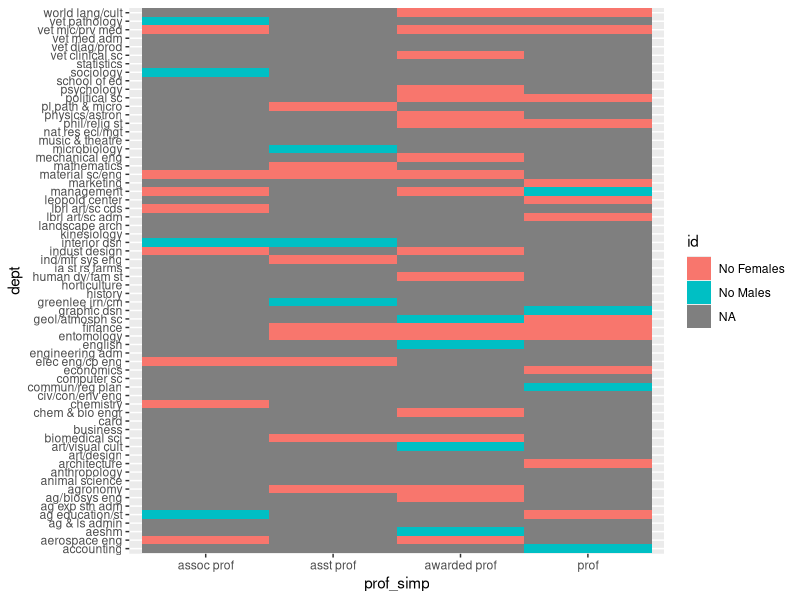
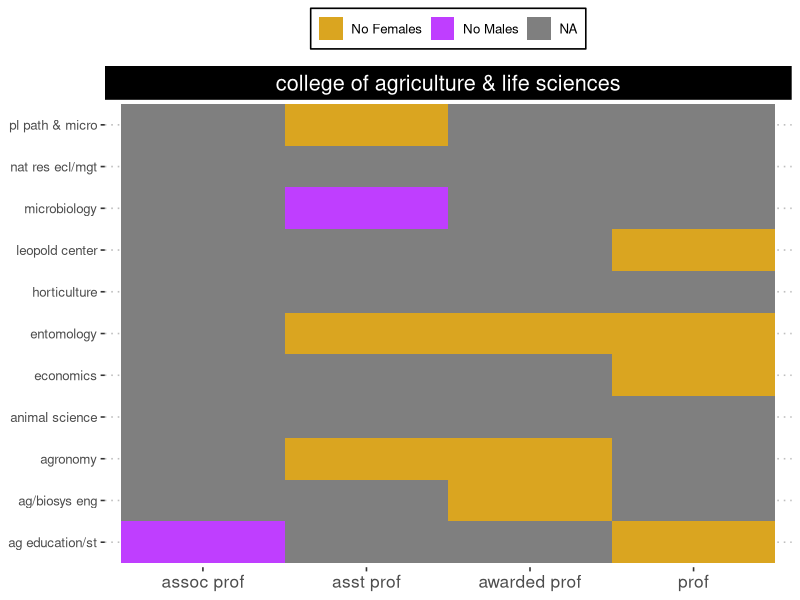

These figures' R source, in order:
####################
# author: gina
# date created: Dec 1 2019
# last updated: 
# purpose: create data for shiny app showing where females are missing
# notes:
#
#########################

library(tidyverse)


exraw <- read_csv("data-raw/_tidy/cyd_salprofs.csv") %>% 
  #Just keep 'colleges'
  filter(grepl("college", college)) %>% 
  # who gets paid 0?
  filter(base_salary > 0) %>% 
  # get rid of centers
  filter(!grepl('ctr', dept)) %>%
  # keep fiscal year
  group_by(fiscal_year, college, dept, prof_simp, gender) %>% 
  summarise(n = n()) %>% 
  spread(gender, value = n) %>% 
  ungroup()

yrs <- exraw %>% pull(fiscal_year) %>% unique()
dept <- exraw %>% pull(dept) %>% unique()
prof_simp <- exraw %>% pull(prof_simp) %>% unique()

combs <- 
  expand_grid(yrs, dept, prof_simp) %>% 
  rename("fiscal_year" = 1)

coldept <- exraw %>% 
  select(fiscal_year, college, dept) %>% 
  distinct()

# assign ------------------------------------------------------------------

nomf <- 
  exraw %>% 
  mutate(id = ifelse(is.na(`F`), "No Females",
                     ifelse(is.na(M), "No Males", NA))) %>% 
  select(fiscal_year, dept, prof_simp, id) 

dat <- combs %>% 
  left_join(nomf) %>% 
  left_join(coldept) 


dat %>% 
  filter(fiscal_year == 2018) %>% 
  ggplot(aes(dept, prof_simp)) + 
  geom_tile(aes(fill = id)) + 
  coord_flip()


# write it ----------------------------------------------------------------

dat %>% write_csv("data-raw/_tidy/cyd_missing-genders.csv")

library(ggpubr)
# practice shiny plot -----------------------------------------------------

dat %>% 
  filter(grepl("ag", college)) %>% 
  filter(fiscal_year == 2018) %>% 
  ggplot(aes(x = dept, y = prof_simp)) +
geom_tile(aes(fill = id)) +
  scale_fill_manual(values = c(`No Males` = "darkorchid1",
                               `No Females` = "goldenrod")) +
  coord_flip() +
  labs(
    x = NULL,
    y = NULL,
    fill = NULL) +
  #theme_bw() +
  theme_pubclean() +
  facet_grid(~ college) + 
  
  theme(strip.text = element_text(size = rel(1.3), color = "white"),
        strip.background = element_rect(fill = "black"),
        axis.title = element_text(size = rel(1.3)),
        axis.text.x = element_text(size = rel(1.3)),
        legend.position = "top",
        legend.background = element_rect(linetype = "solid", color = "black"))
